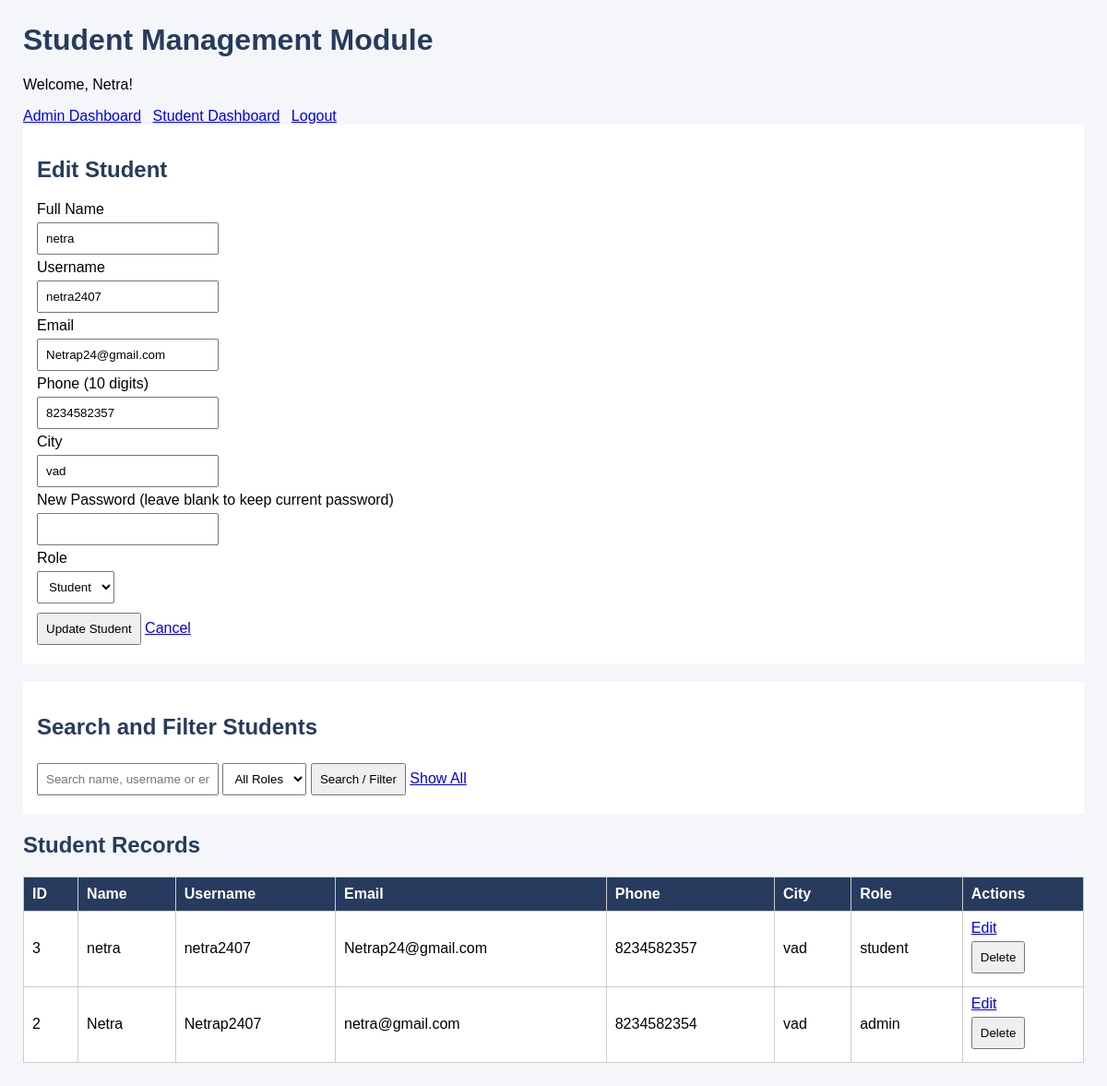
Page /students.php?edit=3 (signed in) on the committed database.
### tables this page shows
CREATE TABLE `students` (
  `student_id` int(11) NOT NULL,
  `name` varchar(100) NOT NULL,
  `username` varchar(50) NOT NULL,
  `email` varchar(100) NOT NULL,
  `password` varchar(255) NOT NULL,
  `phone` varchar(15) DEFAULT NULL,
  `city` varchar(50) DEFAULT NULL,
  `role` varchar(20) NOT NULL DEFAULT 'student'
);

### students.php (the view, shortened to what this page needs)
<?php
include "db.php";
function e($value) {
    return htmlspecialchars((string)$value, ENT_QUOTES, "UTF-8");
}
$editStudent = null;
if (isset($_GET["edit"])) {
    $id = (int)$_GET["edit"];
    $stmt = mysqli_prepare($conn,
        "SELECT student_id, name, username, email, phone, city, role
         FROM students WHERE student_id = ?");
    mysqli_stmt_bind_param($stmt, "i", $id);
    mysqli_stmt_execute($stmt);
    $result = mysqli_stmt_get_result($stmt);
    $editStudent = mysqli_fetch_assoc($result);
}
$search = trim($_GET["search"] ?? "");
$sql = "SELECT student_id, name, username, email, phone, city, role FROM students";
$sql .= " ORDER BY student_id DESC";
$stmt = mysqli_prepare($conn, $sql);
mysqli_stmt_execute($stmt);
$students = mysqli_stmt_get_result($stmt);
?>
<!DOCTYPE html>
<html>
<head>
</head>
<body>
<h1>Student Management Module</h1>
<p>Welcome, <?php echo e($_SESSION["name"] ?? "Admin"); ?>!</p>
<a href="admin.php">Admin Dashboard</a>
<a href="dashboard.php">Student Dashboard</a>
<a href="logout.php">Logout</a>
<div class="form-box">
    <h2><?php echo $editStudent ? "Edit Student" : "Add Student"; ?></h2>
    <form method="POST" action="students.php">
        <label>Full Name</label><br>
        <input type="text" name="name" required
            value="<?php echo e($editStudent["name"] ?? ""); ?>"><br>
        <label>Username</label><br>
        <input type="text" name="username" required
            value="<?php echo e($editStudent["username"] ?? ""); ?>"><br>
        <label>Email</label><br>
        <input type="email" name="email" required
            value="<?php echo e($editStudent["email"] ?? ""); ?>"><br>
        <label>Phone (10 digits)</label><br>
        <input type="text" name="phone" required
            value="<?php echo e($editStudent["phone"] ?? ""); ?>"><br>
        <label>City</label><br>
        <input type="text" name="city" required
            value="<?php echo e($editStudent["city"] ?? ""); ?>"><br>
        <label>
            <?php echo $editStudent ? "New Password (leave blank to keep current password)" : "Password"; ?>
        </label><br>
        <input type="password" name="password"
            <?php echo $editStudent ? "" : "required"; ?>><br>
        <label>Role</label><br>
        <select name="role" required>
            <option value="student"
                <?php echo (($editStudent["role"] ?? "student") == "student") ? "selected" : ""; ?>>
                Student
            </option>
        </select><br>
        <button type="submit">
            <?php echo $editStudent ? "Update Student" : "Add Student"; ?>
        </button>
        <?php if ($editStudent): ?>
            <a href="students.php">Cancel</a>
        <?php endif; ?>
    </form>
</div>
<div class="form-box">
    <h2>Search and Filter Students</h2>
    <form method="GET" action="students.php">
        <input type="text" name="search"
            placeholder="Search name, username or email"
            value="<?php echo e($search); ?>">
        <select name="role">
            <option value="">All Roles</option>
        </select>
        <button type="submit">Search / Filter</button>
        <a href="students.php">Show All</a>
    </form>
</div>
<h2>Student Records</h2>
<table>
    <tr>
        <th>ID</th>
        <th>Name</th>
        <th>Username</th>
        <th>Email</th>
        <th>Phone</th>
        <th>City</th>
        <th>Role</th>
        <th>Actions</th>
    </tr>
    <?php if (mysqli_num_rows($students) > 0): ?>
        <?php while ($row = mysqli_fetch_assoc($students)): ?>
            <tr>
                <td><?php echo e($row["student_id"]); ?></td>
                <td><?php echo e($row["name"]); ?></td>
                <td><?php echo e($row["username"]); ?></td>
                <td><?php echo e($row["email"]); ?></td>
                <td><?php echo e($row["phone"]); ?></td>
                <td><?php echo e($row["city"]); ?></td>
                <td><?php echo e($row["role"]); ?></td>
                <td>
                    <a href="students.php?edit=<?php echo e($row["student_id"]); ?>">
                        Edit
                    </a>
                    <form method="POST" action="students.php"
                        onsubmit="return confirm('Delete this student?');">
                        <button type="submit">Delete</button>
                    </form>
                </td>
            </tr>
        <?php endwhile; ?>
    <?php else: ?>
        <tr>
            <td colspan="8">No student records found.</td>
        </tr>
    <?php endif; ?>
</table>
</body>
</html>

### students.php (style rules this page uses)
body { font-family: Arial, sans-serif; margin: 25px; background: #f4f6f9; }
h1, h2 { color: #263b5e; }
input, select, button { padding: 8px; margin: 5px 0; }
input, select { max-width: 100%; }
button { cursor: pointer; }
table { width: 100%; border-collapse: collapse; background: white; margin-top: 15px; }
th, td { border: 1px solid #ccc; padding: 9px; text-align: left; }
th { background: #263b5e; color: white; }
.form-box { background: white; padding: 15px; margin-bottom: 20px; }
a { margin-right: 8px; }

### rows in the picture
students: name "netra", username "netra2407", email "Netrap24@gmail.com", phone "8234582357", city "vad", role "Student", student_id "3", role "student"
students: student_id "2", name "Netra", username "Netrap2407", email "netra@gmail.com", phone "8234582354", city "vad", role "admin"

### other values in the picture
$_SESSION["name"] "Netra"
